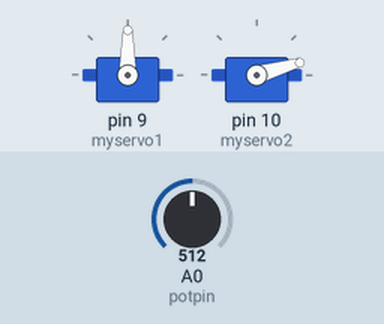
A sketch run on a simulated Arduino Uno, built with avr-gcc and run on an emulated ATmega328P. On the bench: 2 × servo. The test bench sets the inputs (shaded band); at power-on: A0 (potpin) = 512.

Above: at 4.8 s.
4.9 s: A0 (potpin) set to 716
At 7.0 s:
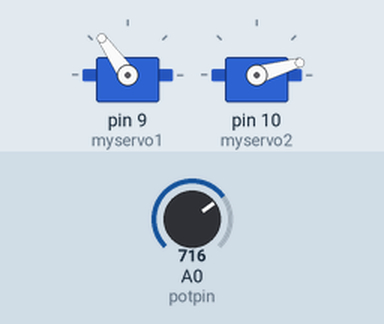
7.9 s: A0 (potpin) set to 900
At 8.4 s:
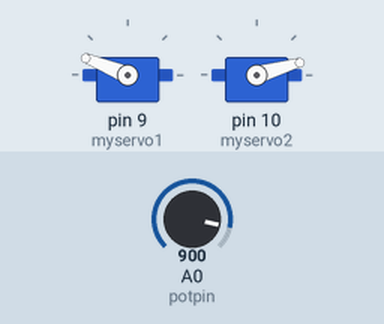
10.9 s: A0 (potpin) set to 1023
At 12.5 s:
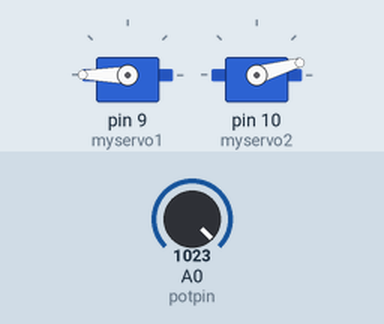
13.9 s: A0 (potpin) set to 306
At 15.2 s:
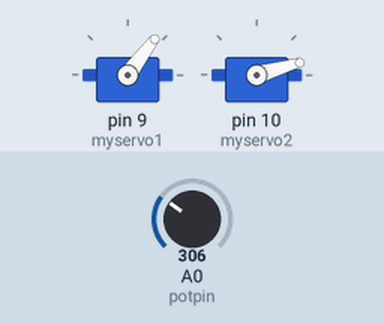
16.9 s: A0 (potpin) set to 122
At 19.2 s:
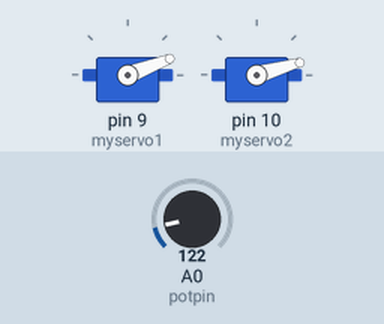
Timing chart, 0 to 20.7 s (numbered marks = the images above; inputs shaded):
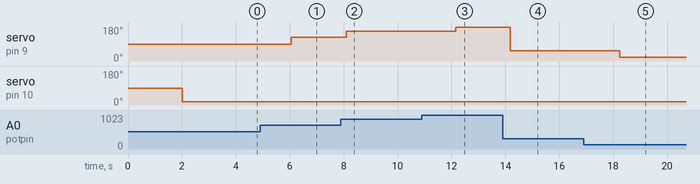

Measured:
- after the input at 4.9 s, servo on pin 9 (myservo1): 90° → 125° after 1.2 s
- after the input at 7.9 s, servo on pin 9 (myservo1): 125° → 158° after 0.19 s
- after the input at 10.9 s, servo on pin 9 (myservo1): 158° → 180° after 1.3 s
- after the input at 13.9 s, servo on pin 9 (myservo1): 180° → 53° after 0.28 s
- after the input at 16.9 s, servo on pin 9 (myservo1): 53° → 21° after 1.3 s

The sketch:

servo_opp_test.ino
```cpp
#include <Servo.h>

Servo myservo1;
Servo myservo2;// create servo object to control a servo

int potpin = 0;  // analog pin used to connect the potentiometer
int val  ;    // variable to read the value from the analog pin
int val2 ;
void setup()
{
  myservo1.attach(9);// attaches the servo on pin 9 to the servo object
    myservo2.attach(10);  // attaches the servo on pin 10 to the servo object
}

void loop()
{ val=90;// make it vertical initially
 delay(2000);
  val = analogRead(potpin);// reads the value of the potentiometer (value between 0 and 1023)
  val = map(val, 0, 1023, 0, 180);     // scale it to use it with the servo (value between 0 and 180)
  myservo1.write(val);// sets the servo position according to the scaled value
  delay(15);
 val2=90;
  val2 = map(val2, 1023,0,180,0); // Scale it in the opposite direction
  myservo2.write(val2);
    delay(15);
  // waits for the servo to get there
}
```
